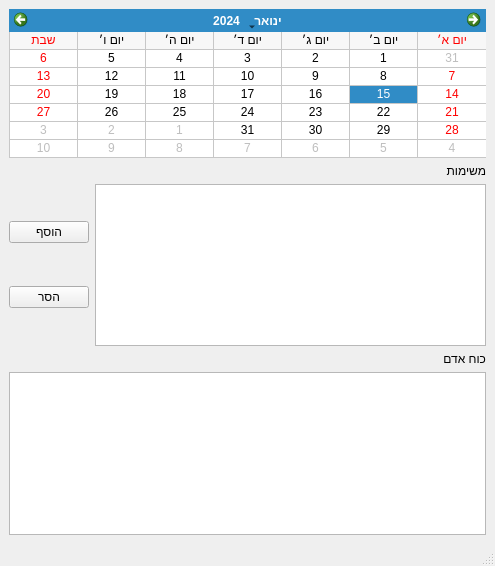
<?xml version="1.0" encoding="UTF-8"?>
<ui version="4.0">
 <class>Calendar</class>
 <widget class="QMainWindow" name="Calendar">
  <property name="geometry">
   <rect>
    <x>0</x>
    <y>0</y>
    <width>495</width>
    <height>566</height>
   </rect>
  </property>
  <property name="windowTitle">
   <string>שיבוץ קרבי</string>
  </property>
  <property name="windowIcon">
   <iconset resource="resources.qrc">
    <normaloff>:/icon/Res/soldier.png</normaloff>:/icon/Res/soldier.png</iconset>
  </property>
  <widget class="QWidget" name="centralwidget">
   <layout class="QVBoxLayout" name="verticalLayout_2">
    <item>
     <widget class="QCalendarWidget" name="calendarWidget">
      <property name="layoutDirection">
       <enum>Qt::RightToLeft</enum>
      </property>
      <property name="locale">
       <locale language="Hebrew" country="Israel"/>
      </property>
      <property name="minimumDate">
       <date>
        <year>2023</year>
        <month>9</month>
        <day>14</day>
       </date>
      </property>
      <property name="firstDayOfWeek">
       <enum>Qt::Sunday</enum>
      </property>
      <property name="gridVisible">
       <bool>true</bool>
      </property>
      <property name="verticalHeaderFormat">
       <enum>QCalendarWidget::NoVerticalHeader</enum>
      </property>
      <property name="dateEditEnabled">
       <bool>true</bool>
      </property>
     </widget>
    </item>
    <item>
     <widget class="QLabel" name="label">
      <property name="text">
       <string>משימות</string>
      </property>
     </widget>
    </item>
    <item>
     <layout class="QHBoxLayout" name="horizontalLayout">
      <item>
       <layout class="QVBoxLayout" name="verticalLayout">
        <item>
         <widget class="QPushButton" name="addAssignmentButton">
          <property name="text">
           <string>הוסף</string>
          </property>
         </widget>
        </item>
        <item>
         <widget class="QPushButton" name="removeAssignmentButton">
          <property name="text">
           <string>הסר</string>
          </property>
         </widget>
        </item>
       </layout>
      </item>
      <item>
       <widget class="QTableView" name="assignmentsView">
        <property name="selectionMode">
         <enum>QAbstractItemView::SingleSelection</enum>
        </property>
        <property name="selectionBehavior">
         <enum>QAbstractItemView::SelectRows</enum>
        </property>
       </widget>
      </item>
     </layout>
    </item>
    <item>
     <widget class="QLabel" name="label_2">
      <property name="text">
       <string>כוח אדם</string>
      </property>
     </widget>
    </item>
    <item>
     <widget class="QListWidget" name="manpowerListWidget"/>
    </item>
   </layout>
  </widget>
  <widget class="QMenuBar" name="menubar">
   <property name="geometry">
    <rect>
     <x>0</x>
     <y>0</y>
     <width>495</width>
     <height>22</height>
    </rect>
   </property>
  </widget>
  <widget class="QStatusBar" name="statusbar"/>
  <action name="actionExit">
   <property name="text">
    <string>Exit</string>
   </property>
   <property name="shortcut">
    <string>Esc</string>
   </property>
  </action>
 </widget>
 <resources>
  <include location="resources.qrc"/>
 </resources>
 <connections>
  <connection>
   <sender>addAssignmentButton</sender>
   <signal>clicked()</signal>
   <receiver>Calendar</receiver>
   <slot>addAssignment()</slot>
   <hints>
    <hint type="sourcelabel">
     <x>39</x>
     <y>273</y>
    </hint>
    <hint type="destinationlabel">
     <x>50</x>
     <y>296</y>
    </hint>
   </hints>
  </connection>
  <connection>
   <sender>removeAssignmentButton</sender>
   <signal>clicked()</signal>
   <receiver>Calendar</receiver>
   <slot>removeAssignment()</slot>
   <hints>
    <hint type="sourcelabel">
     <x>69</x>
     <y>324</y>
    </hint>
    <hint type="destinationlabel">
     <x>51</x>
     <y>462</y>
    </hint>
   </hints>
  </connection>
  <connection>
   <sender>assignmentsView</sender>
   <signal>doubleClicked(QModelIndex)</signal>
   <receiver>Calendar</receiver>
   <slot>editAssignment(QModelIndex)</slot>
   <hints>
    <hint type="sourcelabel">
     <x>297</x>
     <y>345</y>
    </hint>
    <hint type="destinationlabel">
     <x>0</x>
     <y>281</y>
    </hint>
   </hints>
  </connection>
  <connection>
   <sender>calendarWidget</sender>
   <signal>selectionChanged()</signal>
   <receiver>Calendar</receiver>
   <slot>reloadSelectedDate()</slot>
   <hints>
    <hint type="sourcelabel">
     <x>407</x>
     <y>154</y>
    </hint>
    <hint type="destinationlabel">
     <x>401</x>
     <y>0</y>
    </hint>
   </hints>
  </connection>
  <connection>
   <sender>actionExit</sender>
   <signal>triggered()</signal>
   <receiver>Calendar</receiver>
   <slot>close()</slot>
   <hints>
    <hint type="sourcelabel">
     <x>-1</x>
     <y>-1</y>
    </hint>
    <hint type="destinationlabel">
     <x>247</x>
     <y>282</y>
    </hint>
   </hints>
  </connection>
 </connections>
 <slots>
  <slot>reloadSelectedDate()</slot>
  <slot>addAssignment()</slot>
  <slot>removeAssignment()</slot>
  <slot>editAssignment(QModelIndex)</slot>
 </slots>
</ui>
